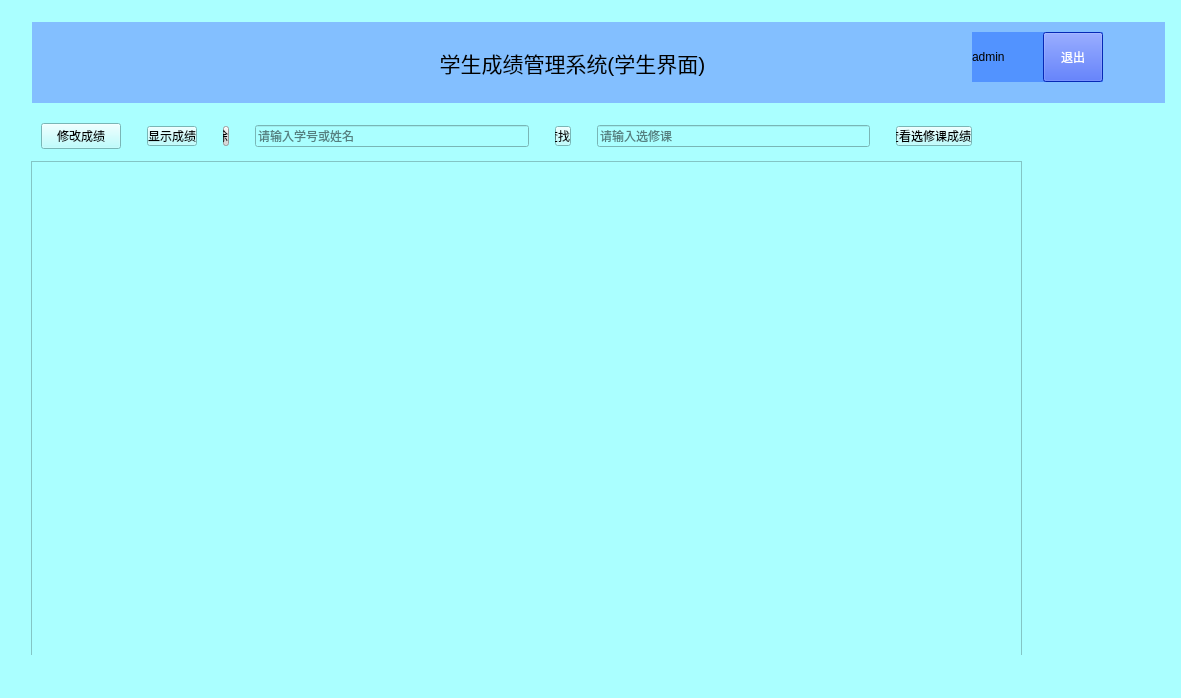
<?xml version="1.0" encoding="UTF-8"?>
<ui version="4.0">
 <class>StudentWindow</class>
 <widget class="QWidget" name="StudentWindow">
  <property name="geometry">
   <rect>
    <x>0</x>
    <y>0</y>
    <width>1181</width>
    <height>698</height>
   </rect>
  </property>
  <property name="windowTitle">
   <string>Form</string>
  </property>
  <property name="styleSheet">
   <string notr="true">background-color: rgb(170, 255, 255);</string>
  </property>
  <layout class="QGridLayout" name="gridLayout_3">
   <item row="0" column="0">
    <widget class="QWidget" name="widget" native="true">
     <widget class="QWidget" name="widget_2" native="true">
      <property name="geometry">
       <rect>
        <x>10</x>
        <y>0</y>
        <width>1144</width>
        <height>644</height>
       </rect>
      </property>
      <widget class="QWidget" name="widget_3" native="true">
       <property name="geometry">
        <rect>
         <x>11</x>
         <y>11</y>
         <width>1196</width>
         <height>81</height>
        </rect>
       </property>
       <property name="minimumSize">
        <size>
         <width>1081</width>
         <height>80</height>
        </size>
       </property>
       <property name="styleSheet">
        <string notr="true">background-color: rgb(131, 191, 255);</string>
       </property>
       <widget class="QWidget" name="widget_4" native="true">
        <property name="geometry">
         <rect>
          <x>350</x>
          <y>10</y>
          <width>381</width>
          <height>61</height>
         </rect>
        </property>
        <layout class="QHBoxLayout" name="horizontalLayout">
         <item>
          <widget class="QLabel" name="title">
           <property name="font">
            <font>
             <pointsize>16</pointsize>
            </font>
           </property>
           <property name="text">
            <string>学生成绩管理系统(学生界面)</string>
           </property>
           <property name="alignment">
            <set>Qt::AlignmentFlag::AlignCenter</set>
           </property>
          </widget>
         </item>
        </layout>
       </widget>
       <widget class="QWidget" name="widget_5" native="true">
        <property name="geometry">
         <rect>
          <x>910</x>
          <y>10</y>
          <width>181</width>
          <height>61</height>
         </rect>
        </property>
        <widget class="QWidget" name="widget_6" native="true">
         <property name="geometry">
          <rect>
           <x>30</x>
           <y>0</y>
           <width>131</width>
           <height>50</height>
          </rect>
         </property>
         <property name="styleSheet">
          <string notr="true">background-color: rgb(82, 147, 255);</string>
         </property>
         <layout class="QHBoxLayout" name="horizontalLayout_4">
          <item>
           <widget class="QLabel" name="username">
            <property name="text">
             <string>admin</string>
            </property>
           </widget>
          </item>
          <item>
           <widget class="QPushButton" name="exit">
            <property name="maximumSize">
             <size>
              <width>60</width>
              <height>60</height>
             </size>
            </property>
            <property name="font">
             <font>
              <family>微软雅黑</family>
             </font>
            </property>
            <property name="styleSheet">
             <string notr="true">background-color: rgb(8, 57, 255);
color: rgb(255, 255, 255);</string>
            </property>
            <property name="text">
             <string>退出</string>
            </property>
           </widget>
          </item>
         </layout>
        </widget>
       </widget>
      </widget>
      <widget class="QWidget" name="widget_7" native="true">
       <property name="geometry">
        <rect>
         <x>20</x>
         <y>100</y>
         <width>931</width>
         <height>50</height>
        </rect>
       </property>
       <layout class="QHBoxLayout" name="horizontalLayout_3">
        <item>
         <widget class="QPushButton" name="modify">
          <property name="text">
           <string>修改成绩</string>
          </property>
          <property name="icon">
           <iconset>
            <normaloff>:/res/修改.png</normaloff>:/res/修改.png</iconset>
          </property>
         </widget>
        </item>
        <item>
         <spacer name="horizontalSpacer">
          <property name="orientation">
           <enum>Qt::Orientation::Horizontal</enum>
          </property>
          <property name="sizeType">
           <enum>QSizePolicy::Policy::Fixed</enum>
          </property>
          <property name="sizeHint" stdset="0">
           <size>
            <width>20</width>
            <height>10</height>
           </size>
          </property>
         </spacer>
        </item>
        <item>
         <widget class="QPushButton" name="display">
          <property name="styleSheet">
           <string notr="true">padding-left: -0px
</string>
          </property>
          <property name="text">
           <string>显示成绩</string>
          </property>
          <property name="icon">
           <iconset>
            <normaloff>:/刷新.png</normaloff>:/刷新.png</iconset>
          </property>
         </widget>
        </item>
        <item>
         <spacer name="horizontalSpacer_2">
          <property name="orientation">
           <enum>Qt::Orientation::Horizontal</enum>
          </property>
          <property name="sizeType">
           <enum>QSizePolicy::Policy::Fixed</enum>
          </property>
          <property name="sizeHint" stdset="0">
           <size>
            <width>20</width>
            <height>20</height>
           </size>
          </property>
         </spacer>
        </item>
        <item>
         <widget class="QPushButton" name="delete_2">
          <property name="styleSheet">
           <string notr="true">padding-left: -20px;
        icon-align: left;   
 background-color: lightgray;</string>
          </property>
          <property name="text">
           <string>删除</string>
          </property>
          <property name="icon">
           <iconset>
            <normaloff>:/删除.png</normaloff>:/删除.png</iconset>
          </property>
          <property name="iconSize">
           <size>
            <width>40</width>
            <height>20</height>
           </size>
          </property>
         </widget>
        </item>
        <item>
         <spacer name="horizontalSpacer_3">
          <property name="orientation">
           <enum>Qt::Orientation::Horizontal</enum>
          </property>
          <property name="sizeType">
           <enum>QSizePolicy::Policy::Fixed</enum>
          </property>
          <property name="sizeHint" stdset="0">
           <size>
            <width>20</width>
            <height>20</height>
           </size>
          </property>
         </spacer>
        </item>
        <item>
         <widget class="QLineEdit" name="inputText">
          <property name="placeholderText">
           <string>请输入学号或姓名</string>
          </property>
         </widget>
        </item>
        <item>
         <spacer name="horizontalSpacer_4">
          <property name="orientation">
           <enum>Qt::Orientation::Horizontal</enum>
          </property>
          <property name="sizeType">
           <enum>QSizePolicy::Policy::Fixed</enum>
          </property>
          <property name="sizeHint" stdset="0">
           <size>
            <width>20</width>
            <height>20</height>
           </size>
          </property>
         </spacer>
        </item>
        <item>
         <widget class="QPushButton" name="searchStu">
          <property name="styleSheet">
           <string notr="true">padding-left: -10px</string>
          </property>
          <property name="text">
           <string>查找</string>
          </property>
          <property name="icon">
           <iconset>
            <normaloff>res/查找.png</normaloff>res/查找.png</iconset>
          </property>
          <property name="iconSize">
           <size>
            <width>40</width>
            <height>30</height>
           </size>
          </property>
         </widget>
        </item>
        <item>
         <spacer name="horizontalSpacer_5">
          <property name="orientation">
           <enum>Qt::Orientation::Horizontal</enum>
          </property>
          <property name="sizeType">
           <enum>QSizePolicy::Policy::Fixed</enum>
          </property>
          <property name="sizeHint" stdset="0">
           <size>
            <width>20</width>
            <height>20</height>
           </size>
          </property>
         </spacer>
        </item>
        <item>
         <widget class="QLineEdit" name="inputCor">
          <property name="readOnly">
           <bool>false</bool>
          </property>
          <property name="placeholderText">
           <string>请输入选修课</string>
          </property>
         </widget>
        </item>
        <item>
         <spacer name="horizontalSpacer_6">
          <property name="orientation">
           <enum>Qt::Orientation::Horizontal</enum>
          </property>
          <property name="sizeType">
           <enum>QSizePolicy::Policy::Fixed</enum>
          </property>
          <property name="sizeHint" stdset="0">
           <size>
            <width>20</width>
            <height>20</height>
           </size>
          </property>
         </spacer>
        </item>
        <item>
         <widget class="QPushButton" name="searchCor">
          <property name="styleSheet">
           <string notr="true">padding-left: -10px</string>
          </property>
          <property name="text">
           <string>查看选修课成绩</string>
          </property>
          <property name="icon">
           <iconset>
            <normaloff>res/查找.png</normaloff>res/查找.png</iconset>
          </property>
          <property name="iconSize">
           <size>
            <width>40</width>
            <height>30</height>
           </size>
          </property>
         </widget>
        </item>
       </layout>
      </widget>
      <widget class="QTableWidget" name="tableWidget">
       <property name="geometry">
        <rect>
         <x>10</x>
         <y>150</y>
         <width>991</width>
         <height>501</height>
        </rect>
       </property>
      </widget>
     </widget>
    </widget>
   </item>
  </layout>
 </widget>
 <resources/>
 <connections/>
</ui>
